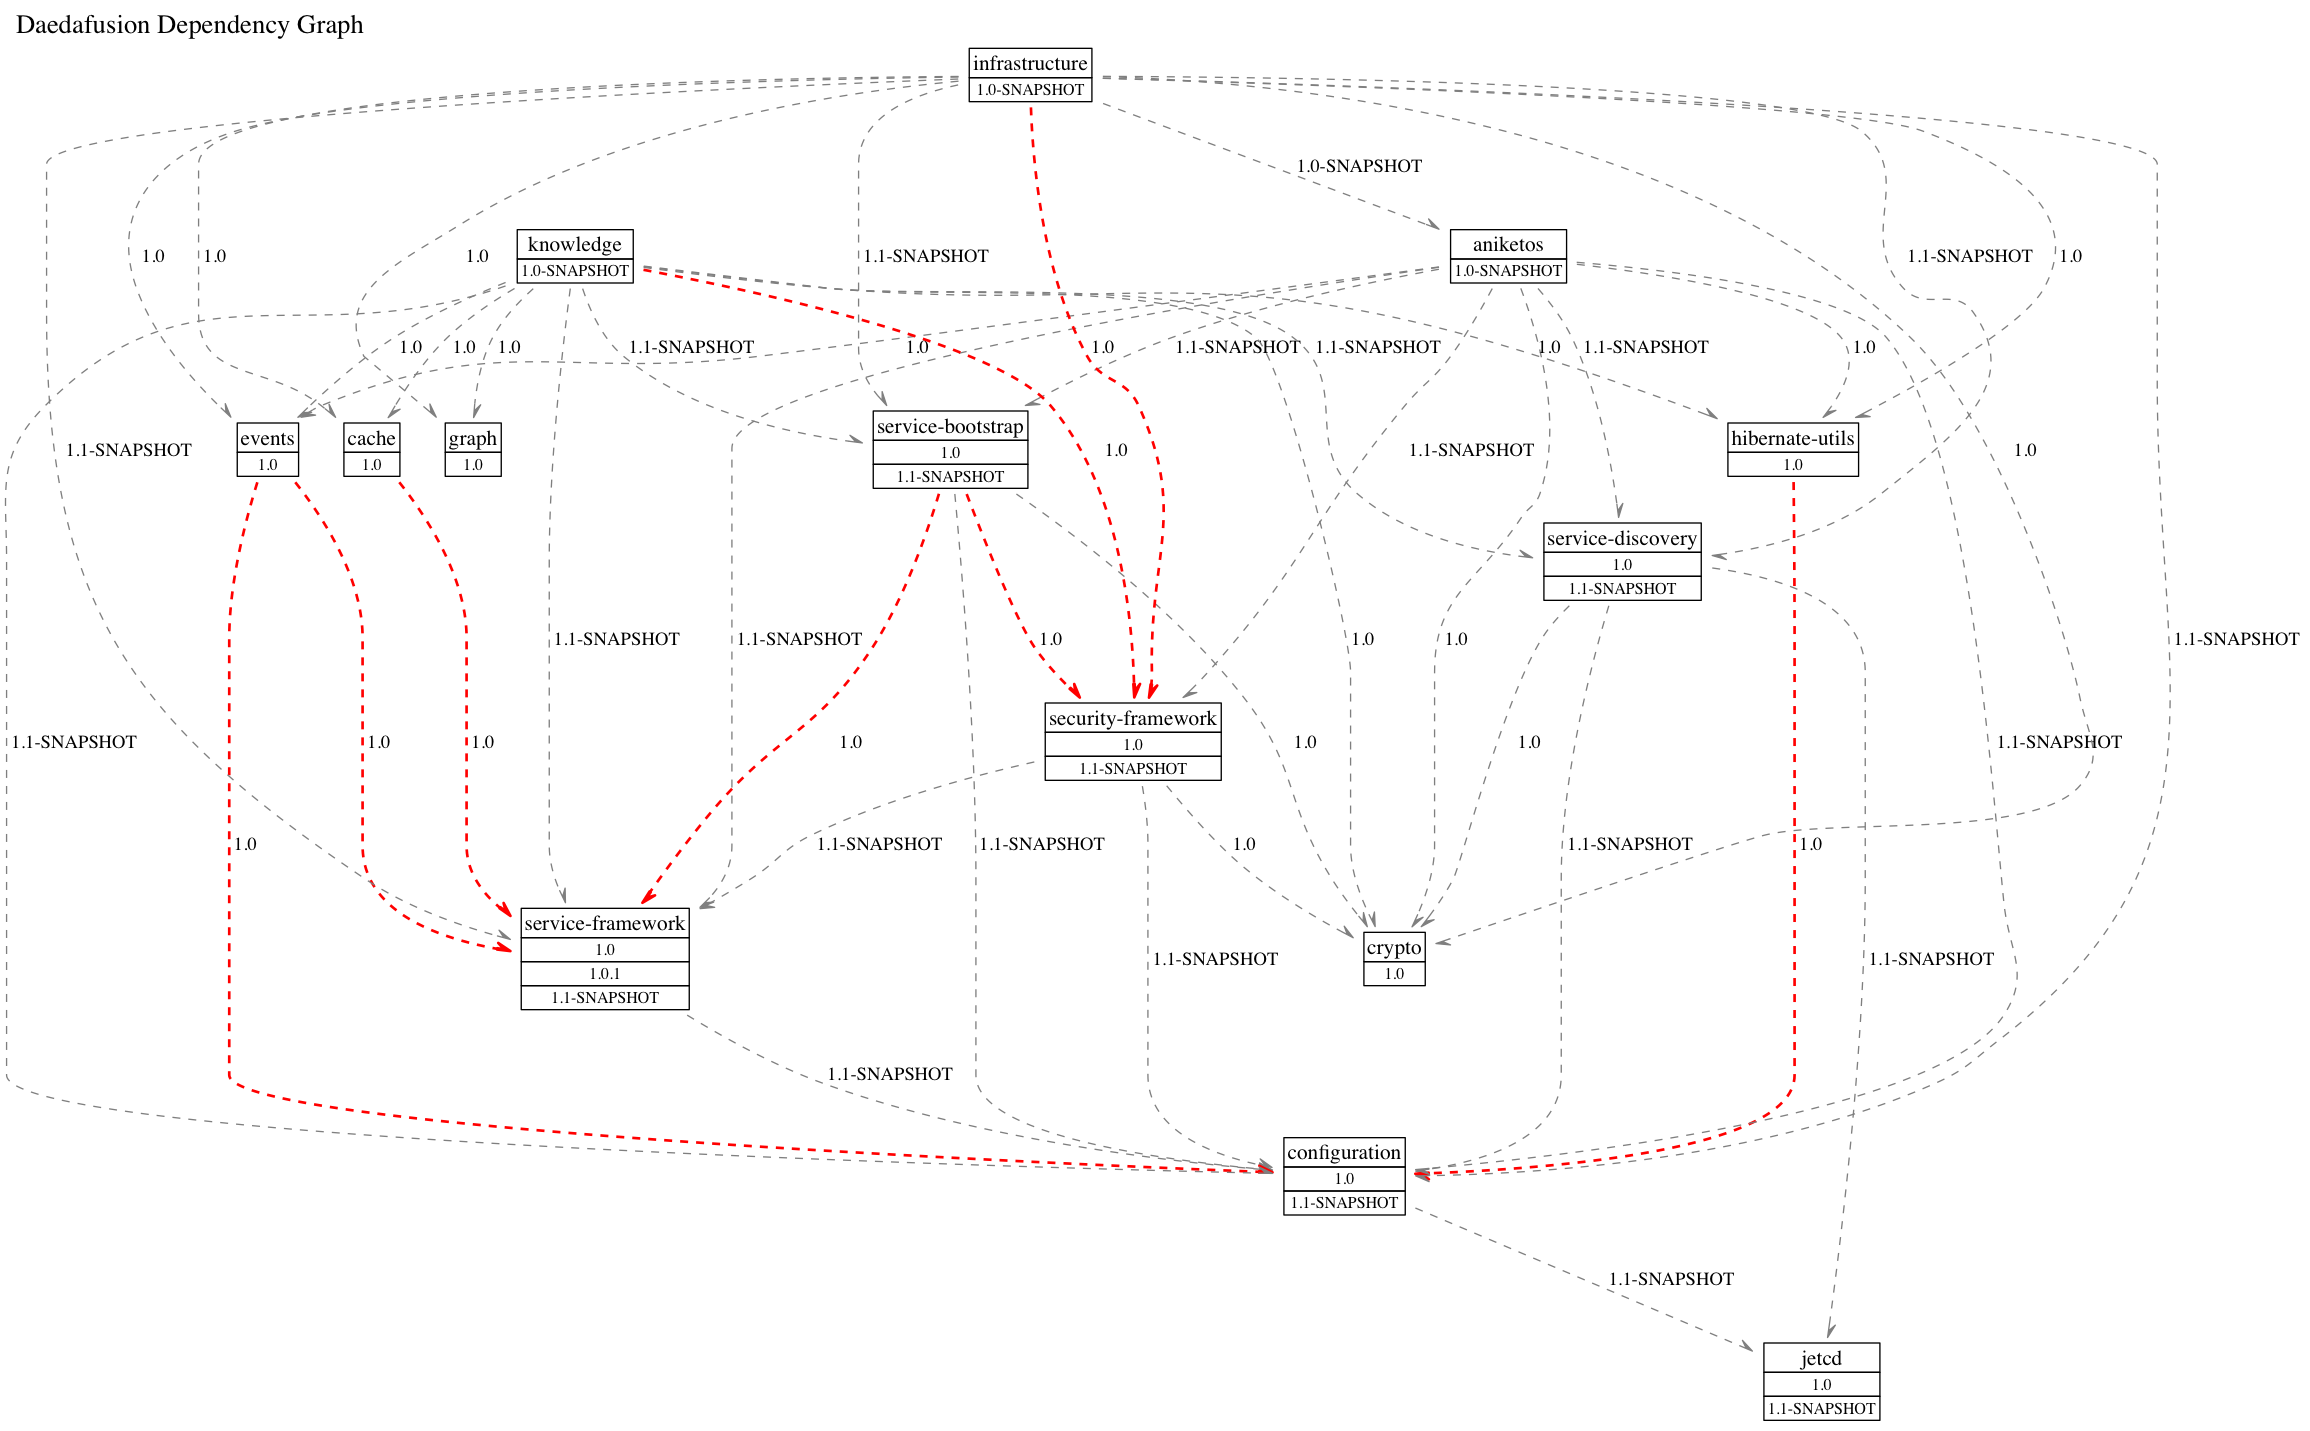

This chart was generated by the following Python code:
from graphviz import Digraph


LATEST_ENTITY_VERSION = {}


def render_data_properties(props):
    """

    :param props:
    :return:
    """

    template = """<tr><td>%s</td></tr>"""

    return "".join([template % prop for prop in props])


def render_node_label(header, props):
    """

    :param header:
    :param props:
    :return:
    """

    template = """<
            <table cellspacing="0" border="0" cellborder="1">
                <tr><td><font point-size="16">%s</font></td></tr>
                %s
            </table>>"""

    return template % (header, render_data_properties(props))


def add_entity(g, name, props=None, **kwargs):
    if props is None:
        props = []
    LATEST_ENTITY_VERSION[name] = props[-1]
    g.node(name, render_node_label(name, props), **kwargs)


def add_relationship_edge(g, head, tail, label, **kwargs):
    kwa = kwargs
    if LATEST_ENTITY_VERSION[tail] != label:
        kwa.update({'color': 'red', 'penwidth': '2.0'})
    g.edge(head, tail, ' %s ' % label, **kwargs)


if __name__ == '__main__':
    g = Digraph('G', filename='dependencies.dot')

    g.attr('graph',
           label='Daedafusion Dependency Graph',
           fontsize='20',
           labeljust='l',
           labelloc='t')

    # entities
    g.attr('node',
           shape='plaintext',
           fontsize='12')

    add_entity(g, 'jetcd', [
    	'1.0',
    	'1.1-SNAPSHOT',
    ])
    add_entity(g, 'crypto', [
    	'1.0',
    ])
    add_entity(g, 'service-framework', [
    	'1.0',
    	'1.0.1',
    	'1.1-SNAPSHOT',
    ])
    add_entity(g, 'configuration', [
    	'1.0',
    	'1.1-SNAPSHOT',
    ])
    add_entity(g, 'cache', [
    	'1.0',
    ])
    add_entity(g, 'security-framework', [
    	'1.0',
    	'1.1-SNAPSHOT',
    ])
    add_entity(g, 'service-discovery', [
    	'1.0',
    	'1.1-SNAPSHOT',
    ])
    add_entity(g, 'service-bootstrap', [
    	'1.0',
    	'1.1-SNAPSHOT',
    ])
    add_entity(g, 'graph', [
    	'1.0',
    ])
    add_entity(g, 'hibernate-utils', [
    	'1.0',
    ])
    add_entity(g, 'events', [
    	'1.0',
    ])

    add_entity(g, 'aniketos', [
    	'1.0-SNAPSHOT',
    ])
    add_entity(g, 'knowledge', [
    	'1.0-SNAPSHOT',
    ])
    add_entity(g, 'infrastructure', [
    	'1.0-SNAPSHOT',
    ])


    # relationships
    g.attr('edge',
           color='gray50',
           minlen='2',
           style='dashed',
           dir='forward',
           arrowhead='halfopen')

    add_relationship_edge(g, 'service-framework', 'configuration', '1.1-SNAPSHOT')

    add_relationship_edge(g, 'cache', 'service-framework', '1.0')

    add_relationship_edge(g, 'security-framework', 'service-framework', '1.1-SNAPSHOT')
    add_relationship_edge(g, 'security-framework', 'configuration', '1.1-SNAPSHOT')
    add_relationship_edge(g, 'security-framework', 'crypto', '1.0')

    add_relationship_edge(g, 'service-discovery', 'configuration', '1.1-SNAPSHOT')
    add_relationship_edge(g, 'service-discovery', 'jetcd', '1.1-SNAPSHOT')
    add_relationship_edge(g, 'service-discovery', 'crypto', '1.0')

    add_relationship_edge(g, 'service-bootstrap', 'configuration', '1.1-SNAPSHOT')
    add_relationship_edge(g, 'service-bootstrap', 'crypto', '1.0')
    add_relationship_edge(g, 'service-bootstrap', 'service-framework', '1.0')
    add_relationship_edge(g, 'service-bootstrap', 'security-framework', '1.0')

    add_relationship_edge(g, 'hibernate-utils', 'configuration', '1.0')

    add_relationship_edge(g, 'events', 'service-framework', '1.0')
    add_relationship_edge(g, 'events', 'configuration', '1.0')

    add_relationship_edge(g, 'aniketos', 'configuration', '1.1-SNAPSHOT')
    add_relationship_edge(g, 'aniketos', 'crypto', '1.0')
    add_relationship_edge(g, 'aniketos', 'events', '1.0')
    add_relationship_edge(g, 'aniketos', 'hibernate-utils', '1.0')
    add_relationship_edge(g, 'aniketos', 'service-discovery', '1.1-SNAPSHOT')
    add_relationship_edge(g, 'aniketos', 'security-framework', '1.1-SNAPSHOT')
    add_relationship_edge(g, 'aniketos', 'service-bootstrap', '1.1-SNAPSHOT')
    add_relationship_edge(g, 'aniketos', 'service-framework', '1.1-SNAPSHOT')

    add_relationship_edge(g, 'knowledge', 'configuration', '1.1-SNAPSHOT')
    add_relationship_edge(g, 'knowledge', 'crypto', '1.0')
    add_relationship_edge(g, 'knowledge', 'cache', '1.0')
    add_relationship_edge(g, 'knowledge', 'graph', '1.0')
    add_relationship_edge(g, 'knowledge', 'events', '1.0')
    add_relationship_edge(g, 'knowledge', 'hibernate-utils', '1.0')
    add_relationship_edge(g, 'knowledge', 'service-discovery', '1.1-SNAPSHOT')
    add_relationship_edge(g, 'knowledge', 'security-framework', '1.0')
    add_relationship_edge(g, 'knowledge', 'service-bootstrap', '1.1-SNAPSHOT')
    add_relationship_edge(g, 'knowledge', 'service-framework', '1.1-SNAPSHOT')

    add_relationship_edge(g, 'infrastructure', 'configuration', '1.1-SNAPSHOT')
    add_relationship_edge(g, 'infrastructure', 'crypto', '1.0')
    add_relationship_edge(g, 'infrastructure', 'cache', '1.0')
    add_relationship_edge(g, 'infrastructure', 'graph', '1.0')
    add_relationship_edge(g, 'infrastructure', 'events', '1.0')
    add_relationship_edge(g, 'infrastructure', 'aniketos', '1.0-SNAPSHOT')
    add_relationship_edge(g, 'infrastructure', 'hibernate-utils', '1.0')
    add_relationship_edge(g, 'infrastructure', 'service-discovery', '1.1-SNAPSHOT')
    add_relationship_edge(g, 'infrastructure', 'security-framework', '1.0')
    add_relationship_edge(g, 'infrastructure', 'service-bootstrap', '1.1-SNAPSHOT')
    add_relationship_edge(g, 'infrastructure', 'service-framework', '1.1-SNAPSHOT')

    g.save()
